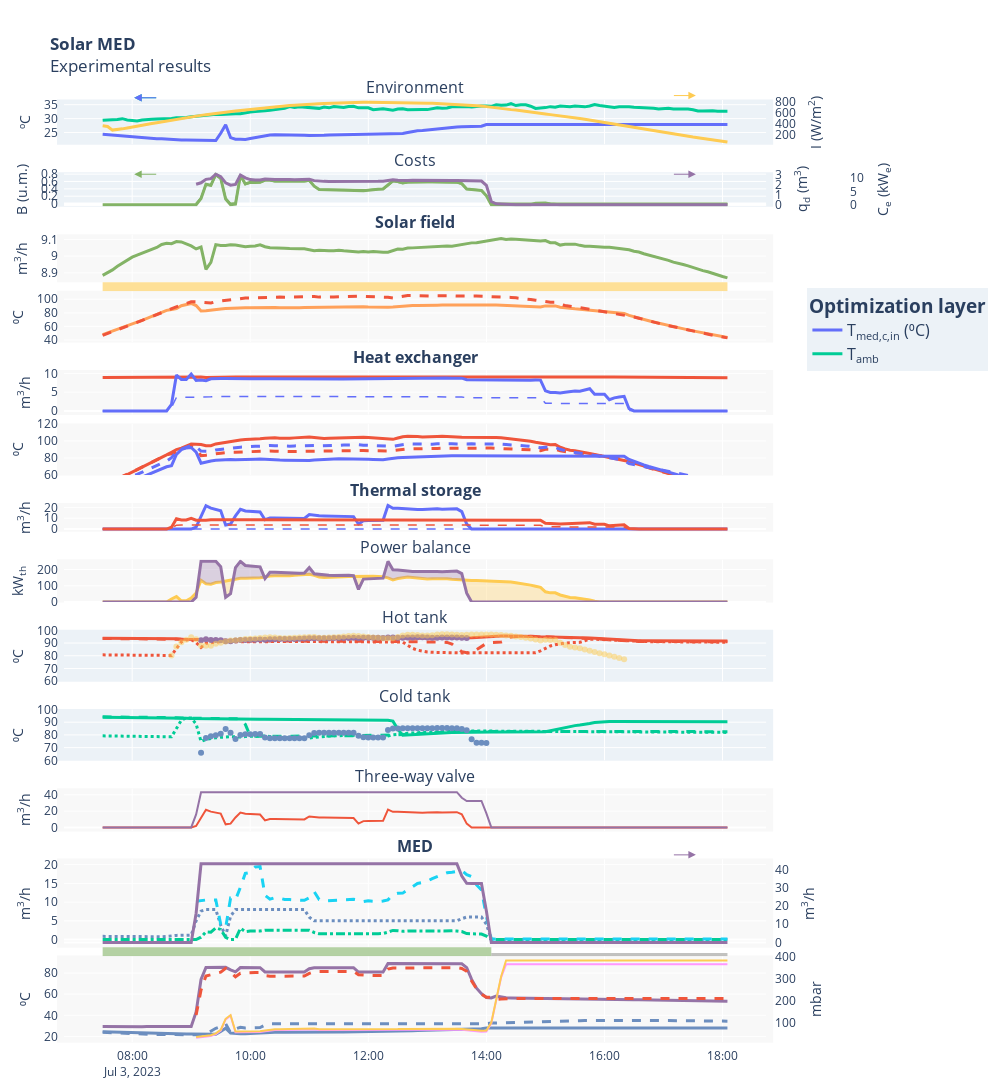

The notebook cell saved with this chart:
### Code cell
# Update plot config
with open( Path("data") / "plot_config.hjson") as f:
    plt_config = hjson.load(f)

fig = experimental_results_plot(plt_config, df, vars_config=vars_config, resample=resample_figures)

fig.show(
    config=generate_plotly_config(fig, figure_name=f'solar_med_{df.index[0].strftime("%Y%m%d")}')
)
